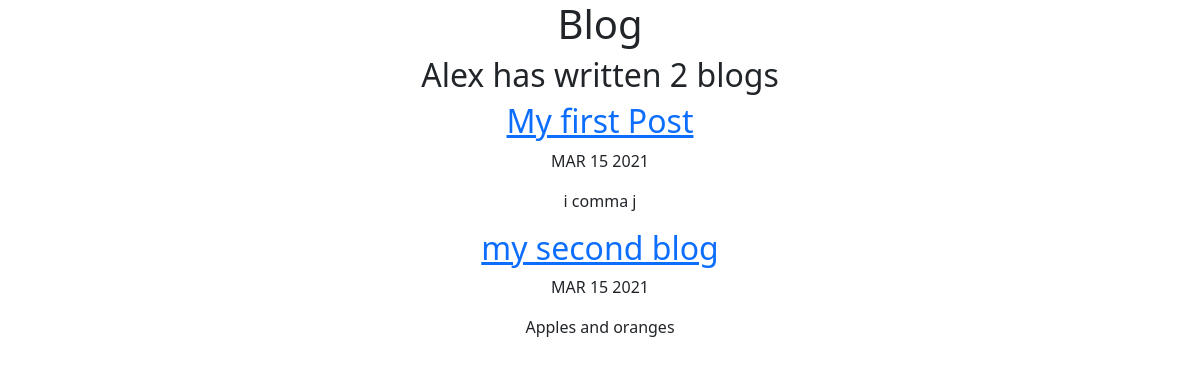
The page /blog/ on the database as committed earlier.
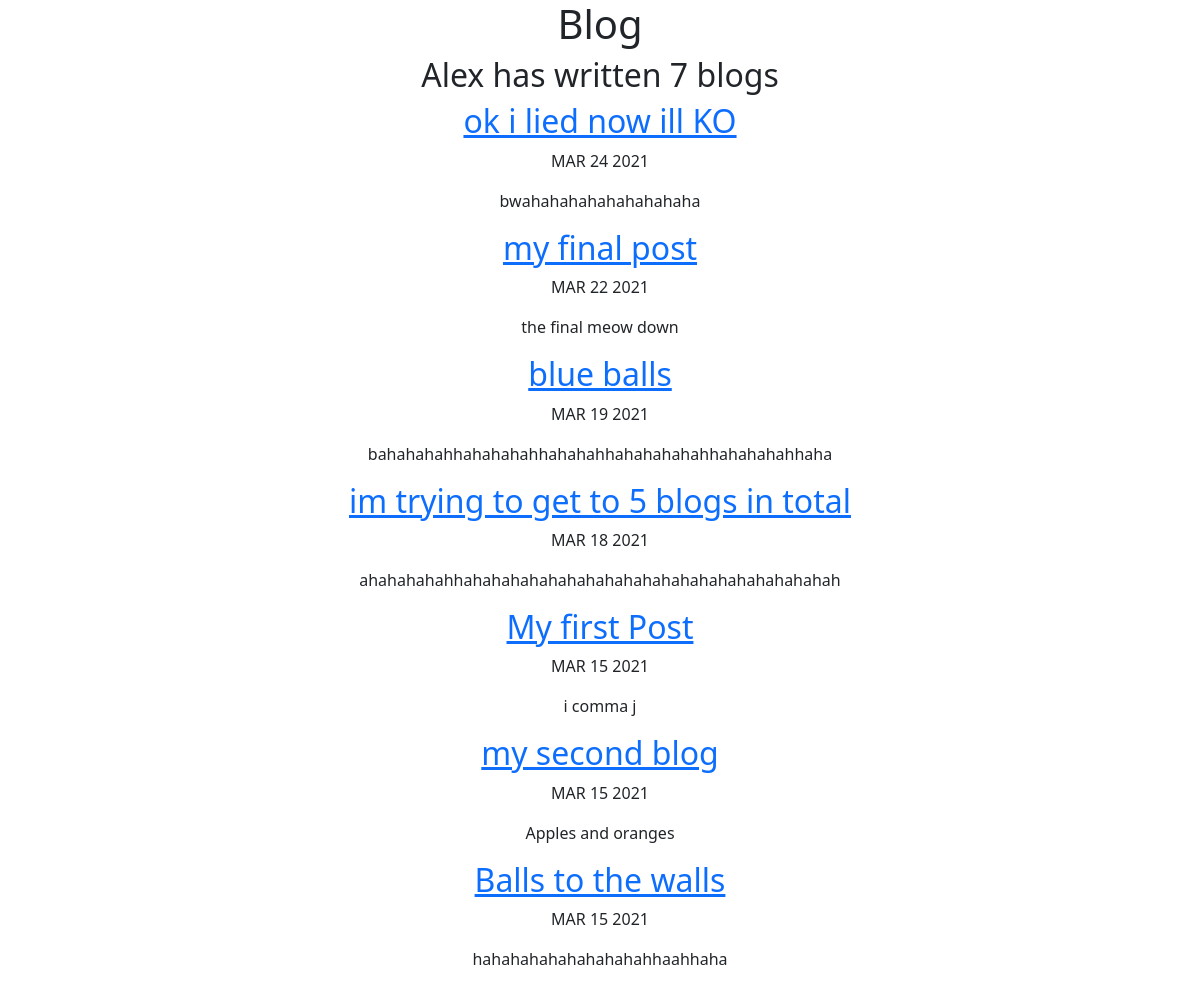
The same page on the database as committed later.
### blog/models.py (models this page shows, shortened)
class Post(models.Model):
    title = models.CharField(max_length=200)
    date = models.DateField()
    description = models.TextField()
    url = models.URLField(blank=True) #blank in this case means its

### blog/views.py (the view)
# urls.py: path('', views.all_blogs, name = 'all_blogs'),
def all_blogs (request):
    posts = Post.objects.order_by('-date') #orders the 5 most recent postings
    return render(request, 'blog/all_blogs.html', {'posts':posts})

### blog/templates/blog/all_blogs.html (shortened to what this page needs)
<link href="https://cdn.jsdelivr.net/npm/bootstrap@5.0.0-beta2/dist/css/bootstrap.min.css" rel="stylesheet">
<div class ="container text-center">
    <h1>Blog</h1>
    <h2>Alex has written {{posts.count}} blog{{posts.count|pluralize}}</h2>
    {% for post in posts %}
    <a href="{% url 'blog:detail' post.id %}"><h2>{{post.title}}</h2></a>
    <p>{{post.date|date:'M d Y'|upper}}</p>
    <p>{{post.description|striptags|truncatechars:100}}</p>
    {% endfor %}
</div>

Rows that differ between the two databases and show on the page:
added Post: title "ok i lied now ill KO", date "MAR 24 2021", description "bwahahahahahahahahaha"
added Post: title "my final post", date "MAR 22 2021", description "the final meow down"
added Post: title "blue balls", date "MAR 19 2021", description "bahahahahhahahahahhahahahhahahahahahhahahahahhaha"
added Post: title "im trying to get to 5 blogs in total", date "MAR 18 2021", description "ahahahahahhahahahahahahahahahahahahahahahahahahahah"
added Post: title "Balls to the walls", date "MAR 15 2021", description "hahahahahahahahahahhaahhaha"
Other text that changed with them:
{{ posts.count }}: "2" → "7"
